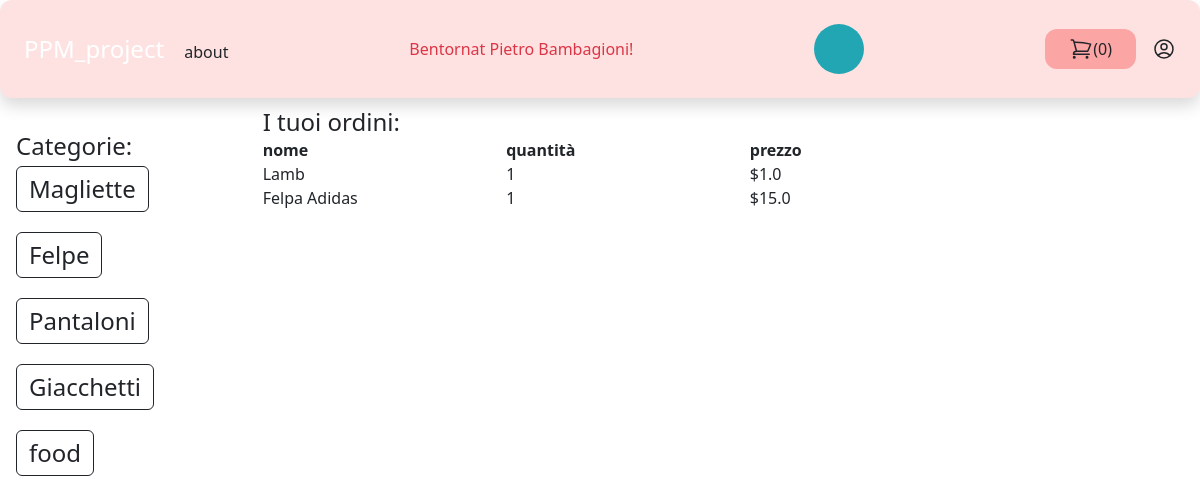
The app's page /myaccount/ordini/ (signed in) with its own data.
### store/models.py (models this page shows, shortened)
class Category(models.Model):
    title = models.CharField(max_length=64)
    slug = models.SlugField(max_length=64)
    class Meta:
        verbose_name = "Category"
        verbose_name_plural = "Categories"

class OrderItem(models.Model):
    order = models.ForeignKey(Order, related_name="items", on_delete=models.CASCADE)
    product = models.ForeignKey(Product, related_name="order_items", on_delete=models.CASCADE)
    quantity = models.IntegerField(default=1)
    price = models.IntegerField(default=0)
    def get_display_price(self):
        return self.price / 100

class Product(models.Model):
    user = models.ForeignKey(User, related_name="products", on_delete=models.CASCADE)
    category = models.ForeignKey(Category, related_name="products", on_delete=models.CASCADE)
    title = models.CharField(max_length=64)
    slug = models.SlugField(max_length=64)
    description = models.TextField(blank=True)
    price = models.IntegerField() #è il moodo piu comune con cui si rappresentano i prezzi in un database
    image = models.ImageField(upload_to="uploads/product_images/", blank=True, null=True)
    created_at = models.DateTimeField(auto_now_add=True)
    updated_at = models.DateTimeField(auto_now=True)
    class Meta:
        ordering = ('-created_at',) #ordina i prodotti in ordine di creazione

### userprofile/views.py (the view)
# urls.py: path("myaccount/ordini/", views.ordini, name="ordini"),
@login_required
def ordini(request):
    orders_items = OrderItem.objects.filter(order__created_by=request.user)
    return render(request, "ordini.html", {"orders_items": orders_items})

### store/cart.py (called while the page is built)
    def __len__(self):
        return sum(item['quantity'] for item in self.cart.values())  # ritorna la lunghezza del

### store/cartcount.py (called while the page is built)
def cart(request):
    return {"cart": Cart(request)}

### store/templatetags/menu.py (called while the page is built)
@register.inclusion_tag("core/menu.html")
def menu():
    categories = Category.objects.all()
    return {"categories": categories}

### userprofile/templates/ordini.html (shortened to what this page needs)
{% extends "core/base.html" %}
{% block content %}
    <h1 class="text-2xl">I tuoi ordini:</h1>
    <div class="flex flex-wrap">
        <div class="w-1/3">
            <strong>nome</strong>
        </div>
        <div class="w-1/3">
            <strong>quantità</strong>
        </div>
        <div class="w-1/3">
            <strong>prezzo</strong>
        </div>
    </div>
    {% for  order_item in orders_items %}
        <div class="flex flex-wrap">
        <div class="w-1/3">
            {{ order_item.product.title }}
        </div>
        <div class="w-1/3">
            {{ order_item.quantity }}
        </div>
        <div class="w-1/3">
            ${{ order_item.get_display_price }}
        </div>
    </div>
    {% endfor%}
{% endblock %}

### core/templates/core/base.html (shortened to what this page needs)
{% load menu %}
<!DOCTYPE html>
<html lang="en">
<head>
    <script src="https://cdn.tailwindcss.com"></script>
    <link href="https://cdn.jsdelivr.net/npm/bootstrap@5.3.0/dist/css/bootstrap.min.css" rel="stylesheet">
    <link rel="stylesheet" href="style.css">
</head>
<body>
<header>
    <nav class=" head max-w-8xl mx-auto py-4 px-6 flex items-center justify-between bg-red-100 rounded-xl shadow">
        <div class="logo">
            <a class="text-2xl text-white" href="/">PPM_project</a>
            <a href="{% url "about" %}" class="pl-4">about</a>
        </div>
        {% if user.is_authenticated  %}
            <div class="text-danger items-center">Bentornat {% firstof user.get_full_name user.username %}!</div>
        {% endif %}
        <div class="search">
            <div class="search-box">
                <form method="get" action="/search/">
                     <button class="btn-search"></button>
                     <input type="search" name="query" class="input-search" placeholder="Type to Search..." required>
                </form>
            </div>
        </div>
        <div class="flex items-center space-x-4">
        <a href="{% url "cart_view" %}" class="flex py-2 px-4 rounded-xl bg-red-300">
            ({{ cart|length }})</a>
        {% if user.is_authenticated %}
            <a href="{% url "myaccount" %}" class="">
</a>
        {% else %}
            <a href="{% url "login" %}" class="">login</a><a href="{% url "signup" %}" class="">signup</a>
        {% endif %}
        </div>
    </nav>
</header>
<div class="max-w-8xl  flex py-2 px-3">
    <div class="w-1/3  border-0 w-14 h-14 pt-6">
        <div class="text-2xl flex">Categorie:</div>
            {% menu %}
        <br class="bg-indigo-600">
    </div>
    <div class="w-2/3  mx-auto  px-6">
        {% block content %}
        {% endblock %}
    </div>
</div>
</body>
</html>

### core/templates/core/menu.html (shortened to what this page needs)
 {% for category in categories %}
<div class="flex flex-column flex-wrap pb-3 pt-1 ">
    <a href="{% url "category_detail" category.slug %}" class="text-2xl btn btn-outline-dark">{{ category.title }}</a>
</div>
 {% endfor %}

### core/templates/core/style.css (style rules this page uses)
a { text-decoration : none; }

### core/templates/core/base.html (style rules this page uses)
.search * { box-sizing: border-box; }
.search .search-box { width: fit-content; height: fit-content; position: relative; }
.search .input-search { height: 50px; width: 50px; border-style: none; padding: 10px; font-size: 18px; letter-spacing: 2px; outline: none; border-radius: 25px; transition: all .5s ease-in-out; background-color: #22a6b3; padding-right: 40px; color: #000000; }
.search .input-search::placeholder { color:rgba(255,255,255,.5); font-size: 18px; letter-spacing: 2px; font-weight: 100; }
.search .btn-search { width: 50px; height: 50px; border-style: none; font-size: 20px; font-weight: bold; outline: none; cursor: pointer; border-radius: 50%; position: absolute; right: 0px; color:#ffffff ; background-color:transparent; pointer-events: painted; }

### records on screen
Category: title "Magliette"
Category: title "Felpe"
Category: title "Pantaloni"
Category: title "Giacchetti"
Category: title "food"
OrderItem: product "Lamb", quantity "1", get_display_price "1.0"
OrderItem: product "Felpa Adidas", quantity "1", get_display_price "15.0"

### other values on screen
{{ cart|length }} "0"
